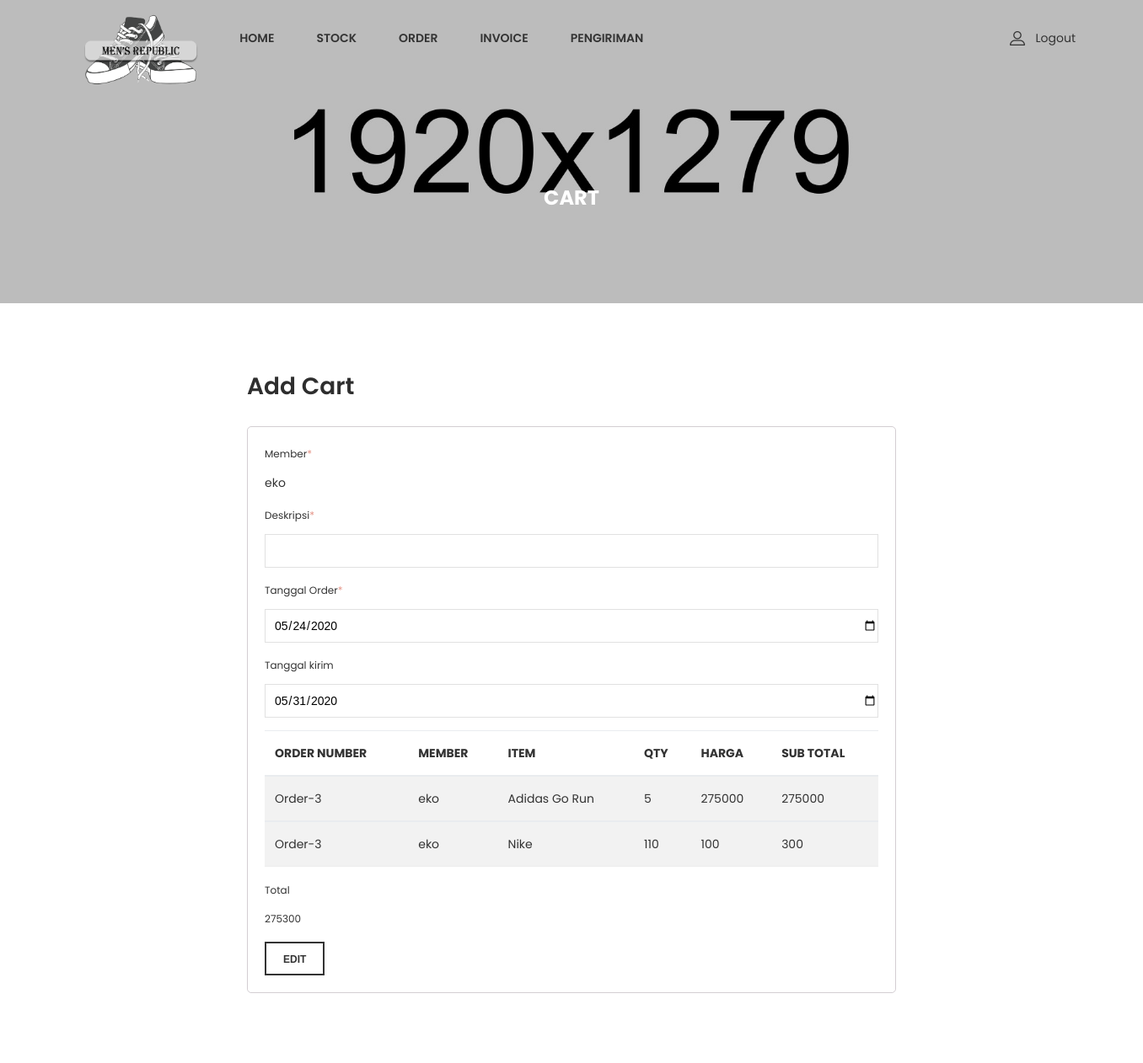
Page /admin/admin_page.php?page=editorderlist&id=6? on the committed database.
### tables this page shows
CREATE TABLE `member` (
  `id_member` int(11) NOT NULL,
  `nama` varchar(100) DEFAULT NULL,
  `member_active` tinyint(1) DEFAULT NULL,
  `alamat` varchar(100) DEFAULT NULL,
  `email` varchar(100) DEFAULT NULL,
  `tanggal_lahir` date DEFAULT NULL
);

CREATE TABLE `order_list` (
  `id_order` int(11) NOT NULL,
  `order_num` varchar(25) DEFAULT NULL,
  `deskripsi` text DEFAULT NULL,
  `id_member` int(11) DEFAULT NULL,
  `id_status_order` int(11) DEFAULT NULL,
  `tanggal_order` date DEFAULT NULL,
  `tanggal_kirim` date DEFAULT NULL,
  `total_harga` float DEFAULT NULL
);

CREATE TABLE `cart` (
  `id_cart` int(11) NOT NULL,
  `id_order` int(11) DEFAULT NULL,
  `id_member` int(11) DEFAULT NULL,
  `id_stock` int(11) DEFAULT NULL,
  `id_status_order` int(11) DEFAULT NULL,
  `quantity` int(11) DEFAULT NULL,
  `harga_unit` float DEFAULT NULL,
  `sub_total` float DEFAULT NULL
);

CREATE TABLE `gudang` (
  `id_stock` int(11) NOT NULL,
  `nama_item` varchar(100) DEFAULT NULL,
  `deskripsi` text DEFAULT NULL,
  `id_kategori` int(11) DEFAULT NULL,
  `id_tipe_item` int(11) DEFAULT NULL,
  `quantity` int(11) DEFAULT NULL,
  `harga_unit` float DEFAULT NULL,
  `gambar` varchar(255) DEFAULT NULL
);

### admin/editorderlist.php (the view, shortened to what this page needs)
<?php
include '../func/koneksi.php';
$id= $_GET['id'];
$data = mysqli_query($koneksi,"select * from order_list where id_order='$id'");
$d = mysqli_fetch_array($data)
    ?>
<div class="ht__bradcaump__area bg-image--6">
    <div class="container">
        <div class="row">
            <div class="col-lg-12">
                <div class="bradcaump__inner text-center">
                    <h2 class="bradcaump-title">Cart</h2>
                </div>
            </div>
        </div>
    </div>
</div>
<section class="my_account_area pt--80 pb--55 bg--white">
    <div class="container">
        <div class="row">
            <div class="col-lg-2"></div>
            <div class="col-lg-8">
                <div class="my__account__wrapper">
                    <h3 class="account__title">Add Cart</h3>
                    <form method="POST" action="../func/edit_order_qurey.php" enctype="multipart/form-data">
                        <div class="account__form">
                            <div class="input__box">
                                <label>Member<span>*</span></label>
                                <?php
                                    $id_mem=$d['id_member'];
                                    $member = mysqli_query($koneksi, "select * from member where id_member='$id_mem'");
                                    while($m = mysqli_fetch_array($member)){
                                        echo $m['nama'];
                                    }
                                ?>
                            </div>
                            <div class="input__box">
                                <label>Deskripsi<span>*</span></label>
                                <input type="text" name="deskripsi" value='<?php echo $d['deskripsi']; ?>'>
                            </div>
                            <div class="input__box">
                                <label>Tanggal Order<span>*</span></label>
                                <input type="date" name="order_date" value='<?php echo $d['tanggal_order']; ?>'>
                            </div>
                            <div class="input__box">
                                <label>Tanggal kirim</label>
                                <input type="date" name="send_date" value='<?php echo $d['tanggal_kirim']; ?>' >
                            </div>
                            <div class="input__box">
                                <table class="table table-hover table-striped table-valign-middle">
                                    <thead>
                                        <tr>
                                            <th>Order Number</th>
                                            <th>Member</th>
                                            <th>Item</th>
                                            <th>Qty</th>
                                            <th>Harga</th>
                                            <th>Sub Total</th>
                                        </tr>
                                    </thead>
                                    <?php
                                    $data1 = mysqli_query($koneksi, "select * from cart INNER JOIN member ON cart.id_member=member.id_member INNER JOIN status_order ON cart.id_status_order=status_order.id_status_order INNER JOIN gudang ON cart.id_stock=gudang.id_stock where id_order ='$id' ");
                                    while($d1 = mysqli_fetch_array($data1)){
                                ?>
                                    <tbody>
                                        <tr>
                                            <td><?php if ($d){ echo $d['order_num'];} ?></td>
                                            <td><?php echo $d1['nama'] ?></td>
                                            <td><?php echo $d1['nama_item'] ?></td>
                                            <td><?php echo $d1['quantity'] ?></td>
                                            <td><?php echo $d1['harga_unit'] ?></td>
                                            <td><?php echo $d1['sub_total'] ?></td>
                                        </tr>
                                    </tbody>
                                    <?php
                                    }
                                ?>
                                </table>
                            </div>
                            <div class="input__box">
                            <label>Total</label>
                            <label><?php echo $d['total_harga'] ?></label>
                            </div>
                            <div class="form__btn">
                                <button type="submit" value="submit">Edit</button>
                            </div>
                        </div>
                    </form>
                </div>
            </div>
            <div class="col-lg-2"></div>
        </div>
    </div>
</section>

### rows in the picture
member: nama "eko"
order_list: order_date "05/24/2020", send_date "05/31/2020", total_harga "275300"
cart: id_order.order_num "Order-3", id_member.nama "eko", id_stock.nama_item "Adidas Go Run", id_stock.quantity "5", id_stock.harga_unit "275000", sub_total "275000"
cart: id_order.order_num "Order-3", id_member.nama "eko", id_stock.nama_item "Nike", id_stock.quantity "110", id_stock.harga_unit "100", sub_total "300"
